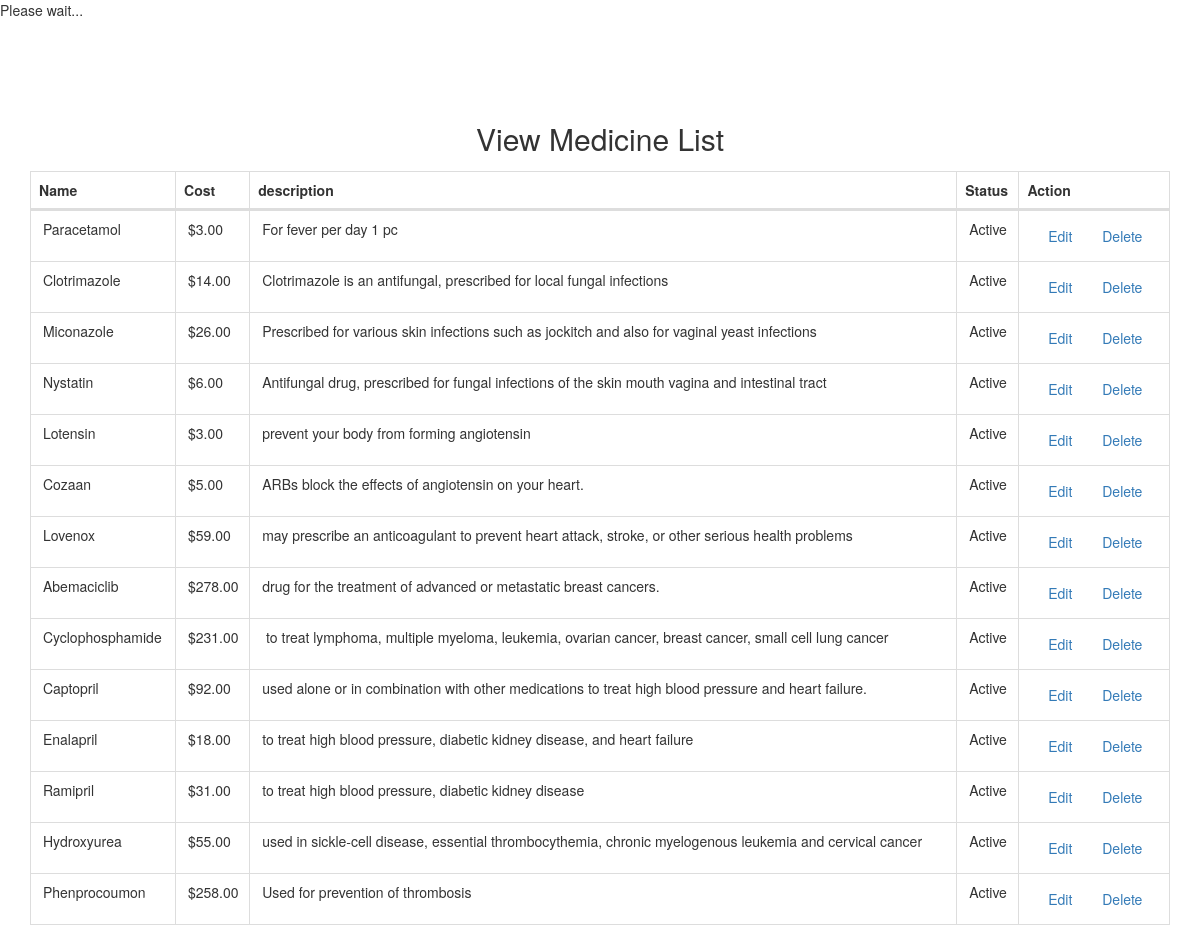
Page /php/viewmedicine.php on the committed database.
### tables this page shows
CREATE TABLE `medicine` (
  `medicineid` int(10) NOT NULL,
  `medicinename` varchar(25) NOT NULL,
  `medicinecost` float(10,2) NOT NULL,
  `description` text NOT NULL,
  `status` varchar(10) NOT NULL
);

### php/viewmedicine.php (the view, shortened to what this page needs)
<?php
include("adformheader.php");
include("dbconnection.php");
?>
<div class="container-fluid">
  <div class="block-header">
    <h2 class="text-center">View Medicine List</h2>
  </div>
</div>
<div class="card">
  <section class="container">
    <table class="table table-bordered table-striped table-hover js-basic-example dataTable">
          <thead>
            <tr>
              <th>Name</th>
              <th>Cost</th>
              <th>description</th>
              <th>Status</th>
              <th>Action</th>
            </tr>
          </thead>
          <tbody>
            <?php
            $sql ="SELECT * FROM medicine";
            $qsql = mysqli_query($con,$sql);
            while($rs = mysqli_fetch_array($qsql))
            {
              echo "<tr>
              <td>&nbsp;$rs[medicinename]</td>
              <td>&nbsp;$$rs[medicinecost]</td>
              <td>&nbsp;$rs[description]</td>
              <td>&nbsp;$rs[status]</td>
              <td>&nbsp;
              <a href='medicine.php?editid=$rs[medicineid]' class='btn btn-raised bg-green'>Edit</a>
              <a href='viewmedicine.php?delid=$rs[medicineid]' class='btn btn-raised bg-blush'>Delete</a></td>
              </tr>";
            }
            ?>
          </tbody>
        </table>
      </section>
    </div>
<?php
include("adformfooter.php");
?>

### rows in the picture
medicine: medicinename "Paracetamol", medicinecost "3.00", description "For fever per day 1 pc", status "Active"
medicine: medicinename "Clotrimazole", medicinecost "14.00", description "Clotrimazole is an antifungal, prescribed for local fungal infections", status "Active"
medicine: medicinename "Miconazole", medicinecost "26.00", description "Prescribed for various skin infections such as jockitch and also for vaginal yeast infections", status "Active"
medicine: medicinename "Nystatin", medicinecost "6.00", description "Antifungal drug, prescribed for fungal infections of the skin mouth vagina and intestinal tract", status "Active"
medicine: medicinename "Lotensin", medicinecost "3.00", description "prevent your body from forming angiotensin", status "Active"
medicine: medicinename "Cozaan", medicinecost "5.00", description "ARBs block the effects of angiotensin on your heart.", status "Active"
medicine: medicinename "Lovenox", medicinecost "59.00", description "may prescribe an anticoagulant to prevent heart attack, stroke, or other serious health problems", status "Active"
medicine: medicinename "Abemaciclib", medicinecost "278.00", description "drug for the treatment of advanced or metastatic breast cancers.", status "Active"
medicine: medicinename "Cyclophosphamide", medicinecost "231.00", description "to treat lymphoma, multiple myeloma, leukemia, ovarian cancer, breast cancer, small cell lung cancer", status "Active"
medicine: medicinename "Captopril", medicinecost "92.00", description "used alone or in combination with other medications to treat high blood pressure and heart failure.", status "Active"
medicine: medicinename "Enalapril", medicinecost "18.00", description "to treat high blood pressure, diabetic kidney disease, and heart failure", status "Active"
medicine: medicinename "Ramipril", medicinecost "31.00", description "to treat high blood pressure, diabetic kidney disease", status "Active"
medicine: medicinename "Hydroxyurea", medicinecost "55.00", description "used in sickle-cell disease, essential thrombocythemia, chronic myelogenous leukemia and cervical cancer", status "Active"
medicine: medicinename "Phenprocoumon", medicinecost "258.00", description "Used for prevention of thrombosis", status "Active"
